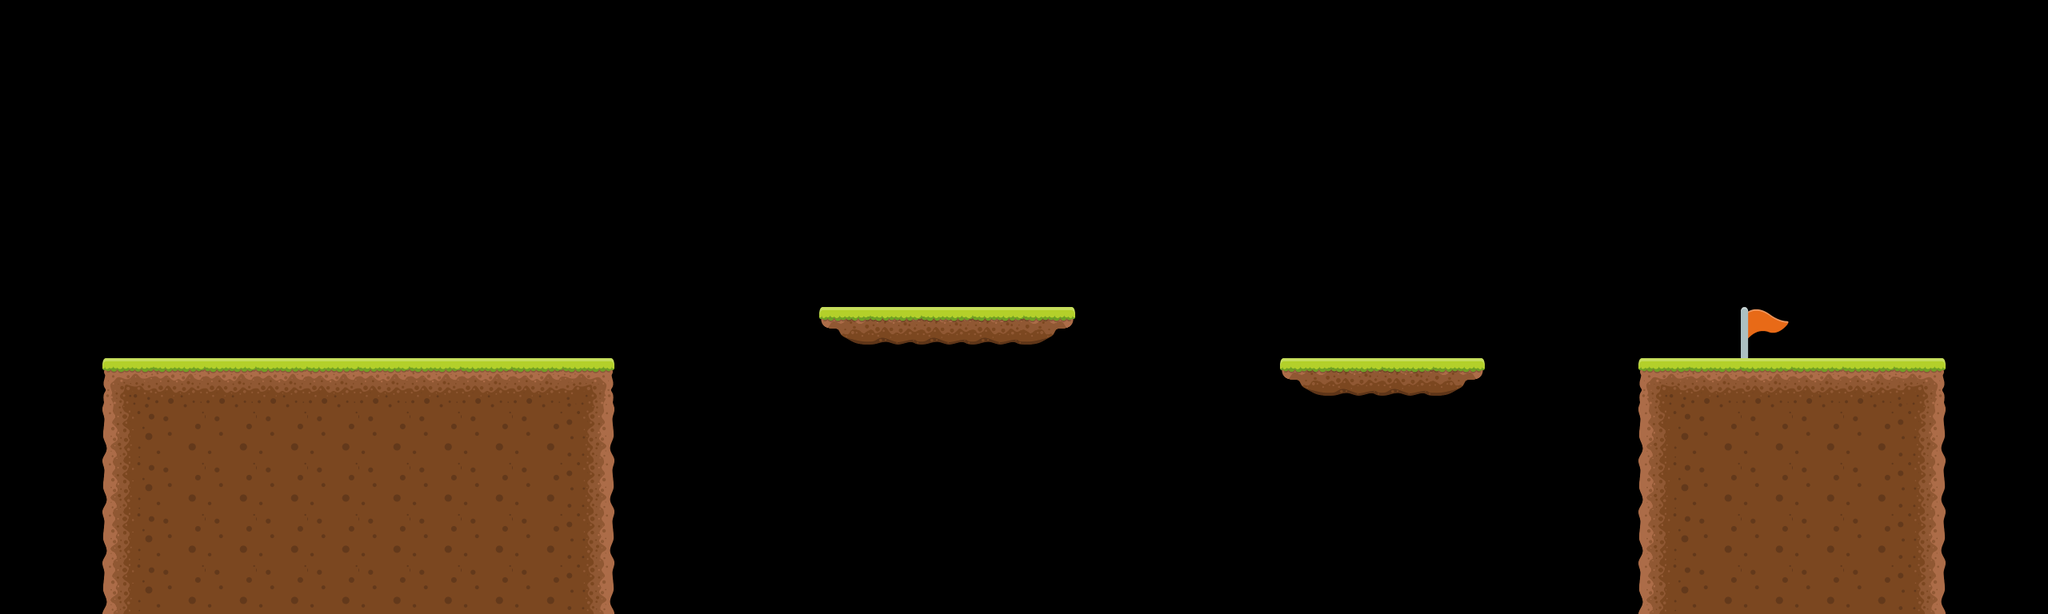

A 2D game scene composited from a Tiled map and its tileset images. What follows is a short description and the map's XML, with every tile layer's data as written:
An orthogonal 40x12 tile map with 64x64 px tiles, 1 tile layer (Tile Layer 1), 2 tilesets and 8 objects.

<map version="1.10" tiledversion="1.11.0" orientation="orthogonal" renderorder="right-down" width="40" height="12" tilewidth="64" tileheight="64" infinite="0" nextlayerid="7" nextobjectid="17">
 <editorsettings>
  <export target="level_1.lua" format="lua" />
 </editorsettings>
 <tileset firstgid="1" name="Platform_2" tilewidth="64" tileheight="64" tilecount="9" columns="3">
  <image source="../sprites/tileset.png" width="192" height="192" />
 </tileset>
 <tileset firstgid="10" name="flag" tilewidth="64" tileheight="64" tilecount="1" columns="1">
  <image source="../sprites/flag.png" width="64" height="64" />
 </tileset>
 <layer id="1" name="Tile Layer 1" width="40" height="12">
  <data encoding="csv">
0,0,0,0,0,0,0,0,0,0,0,0,0,0,0,0,0,0,0,0,0,0,0,0,0,0,0,0,0,0,0,0,0,0,0,0,0,0,0,0,
0,0,0,0,0,0,0,0,0,0,0,0,0,0,0,0,0,0,0,0,0,0,0,0,0,0,0,0,0,0,0,0,0,0,0,0,0,0,0,0,
0,0,0,0,0,0,0,0,0,0,0,0,0,0,0,0,0,0,0,0,0,0,0,0,0,0,0,0,0,0,0,0,0,0,0,0,0,0,0,0,
0,0,0,0,0,0,0,0,0,0,0,0,0,0,0,0,0,0,0,0,0,0,0,0,0,0,0,0,0,0,0,0,0,0,0,0,0,0,0,0,
0,0,0,0,0,0,0,0,0,0,0,0,0,0,0,0,0,0,0,0,0,0,0,0,0,0,0,0,0,0,0,0,0,0,0,0,0,0,0,0,
0,0,0,0,0,0,0,0,0,0,0,0,0,0,0,0,0,0,0,0,0,0,0,0,0,0,0,0,0,0,0,0,0,0,0,0,0,0,0,0,
0,0,0,0,0,0,0,0,0,0,0,0,0,0,0,0,7,8,8,8,9,0,0,0,0,0,0,0,0,0,0,0,0,0,10,0,0,0,0,0,
0,0,1,2,2,2,2,2,2,2,2,3,0,0,0,0,0,0,0,0,0,0,0,0,0,7,8,8,9,0,0,0,1,2,2,2,2,3,0,0,
0,0,4,5,5,5,5,5,5,5,5,6,0,0,0,0,0,0,0,0,0,0,0,0,0,0,0,0,0,0,0,0,4,5,5,5,5,6,0,0,
0,0,4,5,5,5,5,5,5,5,5,6,0,0,0,0,0,0,0,0,0,0,0,0,0,0,0,0,0,0,0,0,4,5,5,5,5,6,0,0,
0,0,4,5,5,5,5,5,5,5,5,6,0,0,0,0,0,0,0,0,0,0,0,0,0,0,0,0,0,0,0,0,4,5,5,5,5,6,0,0,
0,0,4,5,5,5,5,5,5,5,5,6,0,0,0,0,0,0,0,0,0,0,0,0,0,0,0,0,0,0,0,0,4,5,5,5,5,6,0,0
</data>
 </layer>
 <objectgroup id="2" name="platforms">
  <object id="2" x="128" y="448" width="640" height="320" />
  <object id="3" x="1024" y="384" width="320" height="64" />
  <object id="4" x="1600" y="448" width="256" height="64" />
  <object id="5" x="2048" y="448" width="384" height="320" />
 </objectgroup>
 <objectgroup id="6" name="player">
  <object id="16" x="320" y="320" width="64" height="64" />
 </objectgroup>
 <objectgroup id="4" name="enemies">
  <object id="7" x="1152" y="320" width="64" height="64" />
  <object id="8" x="1728" y="384" width="64" height="64" />
 </objectgroup>
 <objectgroup id="5" name="flag">
  <object id="13" x="2176" y="384" width="64" height="64" />
 </objectgroup>
</map>
